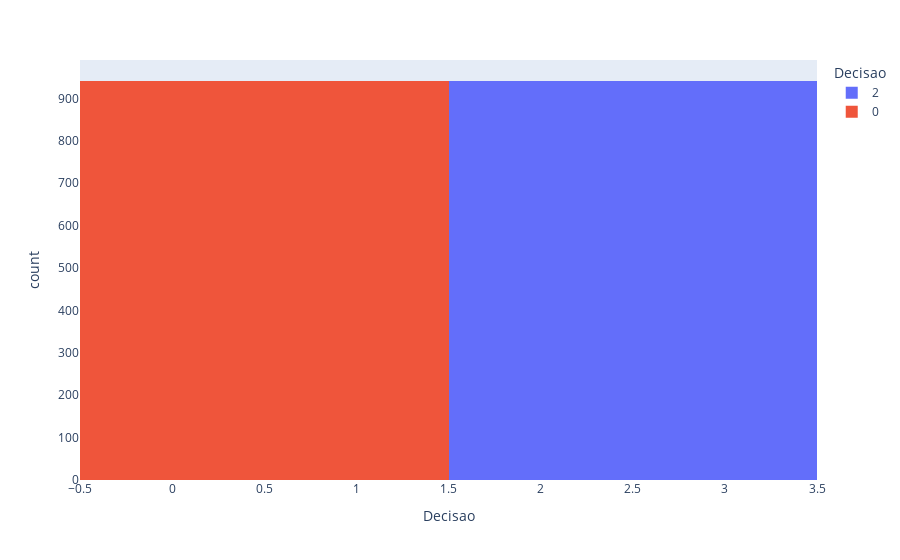

The code cell stored with this chart in its notebook:
### Code cell
# tirar a categoria 1 e transformar em 0

base_dados.loc[base_dados["Decisao"]==1, "Decisao"] = 0 # se a decisão foi igual a 1 substituir pelo valor 0

display(base_dados['Decisao'].value_counts(normalize=True).map("{:.1%}".format))
fig = px.histogram(base_dados, x="Decisao", color="Decisao")
fig.show()

### Figure 1 — Plotly figure (JSON) as saved in the notebook; plotly's stock layout.template omitted (floating-point values rounded to 4 significant figures; data arrays with more than 128 entries replaced by an {"elided": "..."} marker saying what was removed)
{"data": [{"alignmentgroup": "True", "bingroup": "x", "hovertemplate": "Decisao=%{x}<br>count=%{y}<extra></extra>", "legendgroup": "2", "marker": {"color": "#636efa", "pattern": {"shape": ""}}, "name": "2", "offsetgroup": "2", "orientation": "v", "showlegend": true, "type": "histogram", "x": {"elided": "941 int values"}, "xaxis": "x", "yaxis": "y"}, {"alignmentgroup": "True", "bingroup": "x", "hovertemplate": "Decisao=%{x}<br>count=%{y}<extra></extra>", "legendgroup": "0", "marker": {"color": "#EF553B", "pattern": {"shape": ""}}, "name": "0", "offsetgroup": "0", "orientation": "v", "showlegend": true, "type": "histogram", "x": {"elided": "941 int values"}, "xaxis": "x", "yaxis": "y"}], "layout": {"barmode": "relative", "legend": {"title": {"text": "Decisao"}, "tracegroupgap": 0}, "margin": {"t": 60}, "xaxis": {"anchor": "y", "categoryarray": [2, 0], "categoryorder": "array", "domain": [0, 1], "title": {"text": "Decisao"}}, "yaxis": {"anchor": "x", "domain": [0, 1], "title": {"text": "count"}}}}
